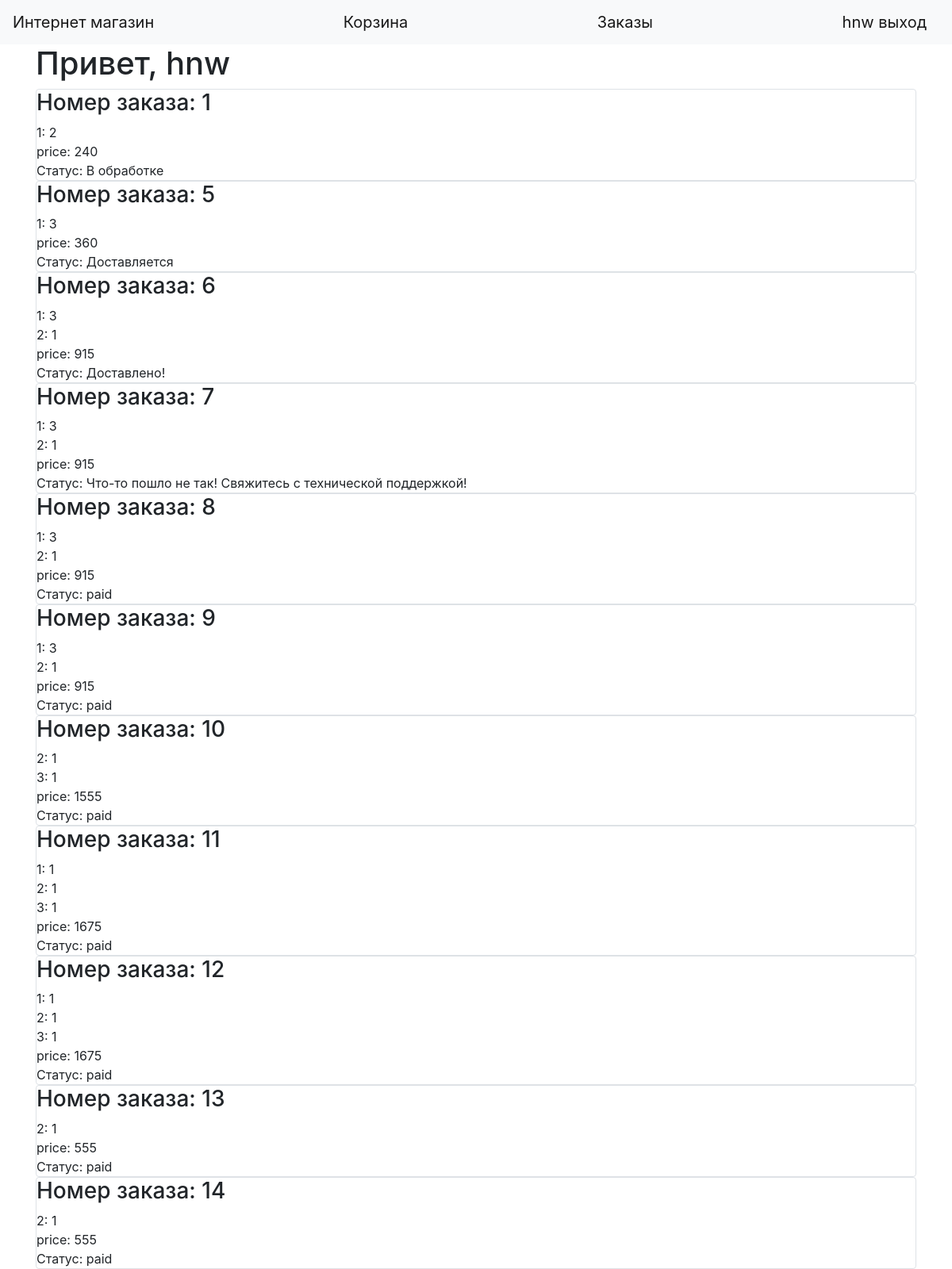
/orders (signed in), run on an earlier commit of the app's database.
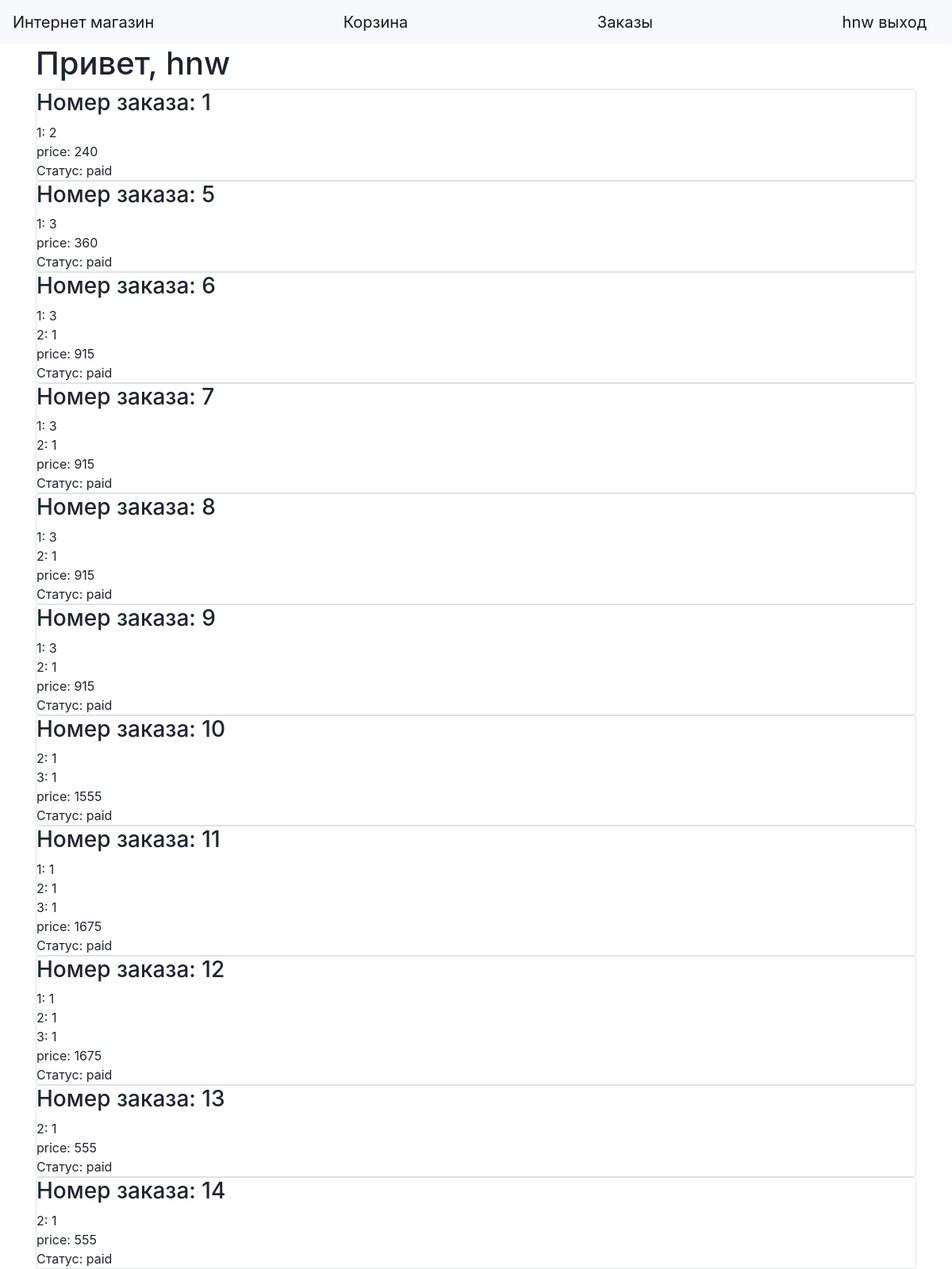
And on a later commit of the database.
### data/users.py (models this page shows, shortened)
class User(SqlAlchemyBase, UserMixin):
    __tablename__ = 'users'
    id = sqlalchemy.Column(sqlalchemy.Integer, primary_key=True, autoincrement=True)
    name = sqlalchemy.Column(sqlalchemy.String, nullable=True)
    about = sqlalchemy.Column(sqlalchemy.String, nullable=True)
    email = sqlalchemy.Column(sqlalchemy.String, index=True, unique=True, nullable=True)
    role = sqlalchemy.Column(sqlalchemy.Integer)
    hashed_password = sqlalchemy.Column(sqlalchemy.String, nullable=True)
    cart = sqlalchemy.Column(sqlalchemy.String, default="{}")
    balance = sqlalchemy.Column(sqlalchemy.Integer, default=0)
    created_date = sqlalchemy.Column(sqlalchemy.DateTime, default=datetime.datetime.now)

### data/orders.py (models this page shows, shortened)
class Orders(SqlAlchemyBase):
    __tablename__ = 'orders'
    id = sqlalchemy.Column(sqlalchemy.Integer, primary_key=True, autoincrement=True)
    products = sqlalchemy.Column(sqlalchemy.String, default="{}")
    status = sqlalchemy.Column(sqlalchemy.String, default="paid")
    user_id = sqlalchemy.Column(sqlalchemy.Integer, sqlalchemy.ForeignKey("users.id"))
    user = orm.relationship('User', foreign_keys="Orders.user_id", backref="orders")
    order_time = sqlalchemy.Column(sqlalchemy.DateTime, default=datetime.datetime.now)

### main.py (the view)
@app.route('/orders', methods=['GET', 'POST'])
@login_required
def orders():
    db_sess = db_session.create_session()
    if current_user.id == 1 or current_user.id == 7:
        orders_db = db_sess.query(Orders).all()  # Супер-админу доступны все заказы пользователей
    else:
        orders_db = db_sess.query(Orders).filter((Orders.user_id == current_user.id)).all()
    d = []
    for i in orders_db:
        d.append({"id": i.id, "products": eval(i.products), "date": i.order_time, "status": i.status})
    return render_template("orders.html", orders=d, title="Заказы")

### data/db_session.py (called while the page is built)
def create_session() -> Session:
    global __factory
    return __factory()

### main.py (called while the page is built)
@login_manager.user_loader
def load_user(user_id):
    db_sess = db_session.create_session()
    return db_sess.query(User).get(user_id)

### templates/orders.html (shortened to what this page needs)
{% extends "base.html" %}
{% block content %}
<h1>Привет, {{current_user.name}}</h1>
{% for order in orders %}
<div class="col-md6 border rounded">
    <h3>Номер заказа: {{order.id}}</h3>
    {% for product in order.products.keys() %}
        {{product}}: {{order.products[product]}} <br>
    {% endfor %}
    Статус: {{order.status}}
</div>
{% endfor %}
{% endblock %}

### templates/base.html (shortened to what this page needs)
<!doctype html>
<html lang="en">
<head>
    <link rel="stylesheet" href="https://stackpath.bootstrapcdn.com/bootstrap/4.4.1/css/bootstrap.min.css">
</head>
  <body>
    <header>
        <nav class="navbar navbar-light bg-light">
        <a class="navbar-brand" href="/main">Интернет магазин</a>
        <a class="navbar-brand" href="/cart">Корзина</a>
        <a class="navbar-brand" href="/orders">Заказы</a>
        {% if current_user.is_authenticated %}
            <a class="navbar-brand" href="/logout">{{ current_user.name }} выход</a>
        {% else %}
            <p>
                <a class="btn btn-primary " href="/register">Зарегистрироваться</a>
                <a class="btn btn-success" href="/login">Войти</a>
            </p>
        {% endif %}
    </nav>
    </header>
    <main role="main" class="container">
        {% block content %}{% endblock %}
    </main>
  </body>
</html>

What changed in the data, as far as the page shows it:
changed Orders id 1: status "В обработке" → "paid"
changed Orders id 5: status "Доставляется" → "paid"
changed Orders (number 3 of 11 on the later page): status "Доставлено!" → "paid"
changed Orders id 7: status "Что-то пошло не так! Свяжитесь с технической поддержкой!" → "paid"
